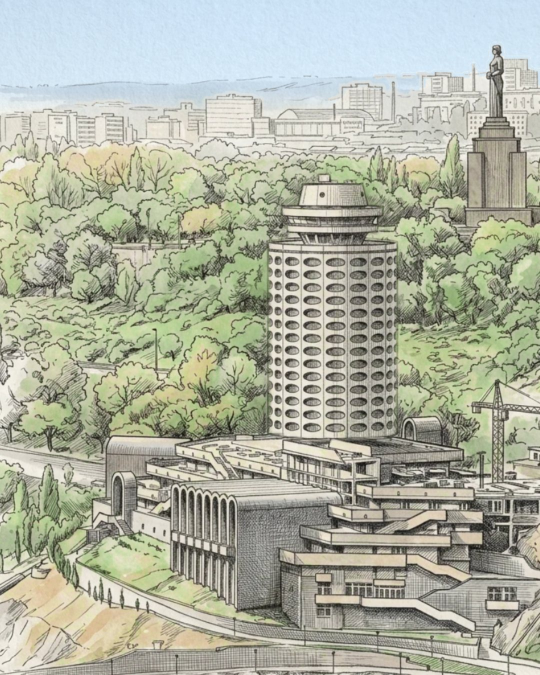
#> input picture assets/compare-kuk-drawing-1080.jpg, 1080 x 1350 px (shown at 1/2 size)
$ python align9.py ../../../assets/compare-kuk-drawing-1080.jpg ../../../assets/compare-kuk-photo-1080.jpg out.png   (older library calls are emulated)
#> lines starting #> are read from the running program, lines starting #| are printed output that depends on the picture
#!/usr/bin/env python3
"""Заход 9: Gemini в правках «ночь»/«зима» F0 сдвинул и перемасштабировал композицию (здание выше и мельче, до ~15 %) —
tools/gemini_road_mask.align ищет только ±6 % и ±30 px, ECC в snowmask22 не сходится. Здесь — широкий поиск по контурам:
для каждого масштаба 0,80–1,25 (отдельно по x и y) — сдвиг через cv2.matchTemplate (1/4 размера), потом точнее на 1/2;
картинка Gemini переводится в координаты рисунка (края — повтором крайних пикселей).
  python3 pogos-petros/build/scripts/align9.py <рисунок 768×1365> <картинка Gemini> <выход.png>"""
import sys, numpy as np, cv2
from PIL import Image
day = np.asarray(Image.open(sys.argv[1]).convert('RGB')); H, W = day.shape[:2]
#> further down, day is the input picture: shape (1350, 1080, 3); mean R, G, B 173.8, 177.1, 160.8
#> after `H, W = day.shape[:2]`: H = 1350; W = 1080
gem = np.asarray(Image.open(sys.argv[2]).convert('RGB').resize((W, H), Image.LANCZOS))
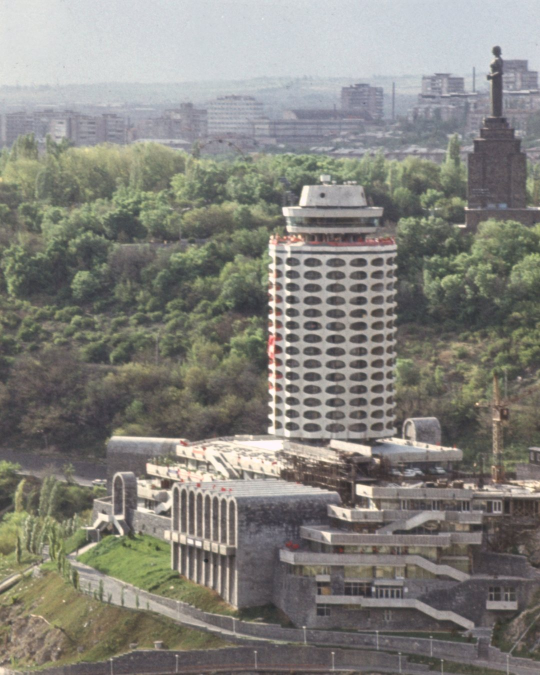
#> input picture assets/compare-kuk-photo-1080.jpg, 1080 x 1350 px (shown at 1/2 size)
#> gem is the input picture: shape (1350, 1080, 3); mean R, G, B 132.4, 131, 125
def edges(a, k):
#> called with k = 0.25
    g = cv2.resize(cv2.cvtColor(a, cv2.COLOR_RGB2GRAY).astype(np.float32), None, fx=k, fy=k, interpolation=cv2.INTER_AREA)
    g = cv2.GaussianBlur(g, (0, 0), 1.2); gx = cv2.Sobel(g, cv2.CV_32F, 1, 0); gy = cv2.Sobel(g, cv2.CV_32F, 0, 1)
    return np.sqrt(gx * gx + gy * gy)
def best_for(k, sx_list, sy_list, pad):
    ed = edges(day, k); h, w = ed.shape; eg0 = edges(gem, k); best = (-2, None)
#> after `h, w = ed.shape`: h = 338; w = 270
    big = cv2.copyMakeBorder(ed, pad, pad, pad, pad, cv2.BORDER_CONSTANT, value=0)
    for sx in sx_list:
        for sy in sy_list:
            eg = cv2.resize(eg0, (int(round(w * sx)), int(round(h * sy))))
            # центральная часть картинки Gemini (без краёв) как шаблон
            mh, mw = int(eg.shape[0] * 0.12), int(eg.shape[1] * 0.08)
            t = eg[mh:-mh, mw:-mw]
            if t.shape[0] >= big.shape[0] or t.shape[1] >= big.shape[1]: continue
            r = cv2.matchTemplate(big, t, cv2.TM_CCOEFF_NORMED); _, mv, _, ml = cv2.minMaxLoc(r)
            if mv > best[0]:
                # положение левого верхнего угла масштабированной картинки Gemini в координатах рисунка (px при k)
                best = (mv, (sx, sy, (ml[0] - pad - mw) / k, (ml[1] - pad - mh) / k))
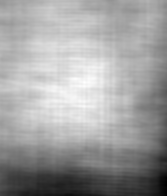
#> r: shape (196, 167) float32; min -0.0492, max 0.29, mean 0.162; drawn with min black and max white
#> after the loop, best = (0.493, (1, 1, 0, 0))
    return best
b1 = best_for(0.25, np.arange(0.80, 1.26, 0.025), np.arange(0.80, 1.26, 0.025), 90)
#> b1 = (0.493, (1, 1, 0, 0))
s0 = b1[1]
#> s0 = (1, 1, 0, 0)
b2 = best_for(0.5, np.arange(s0[0] - 0.024, s0[0] + 0.025, 0.006), np.arange(s0[1] - 0.024, s0[1] + 0.025, 0.006), 180)
#> call 2 of best_for, with k = 0.5, sx_list = array of shape (9,), sy_list = array of shape (9,), pad = 180
#> call 3 of edges, with k = 0.5
#> in edges (call 3), `g = cv2.GaussianBlur(g, (0, 0), 1.2)`:
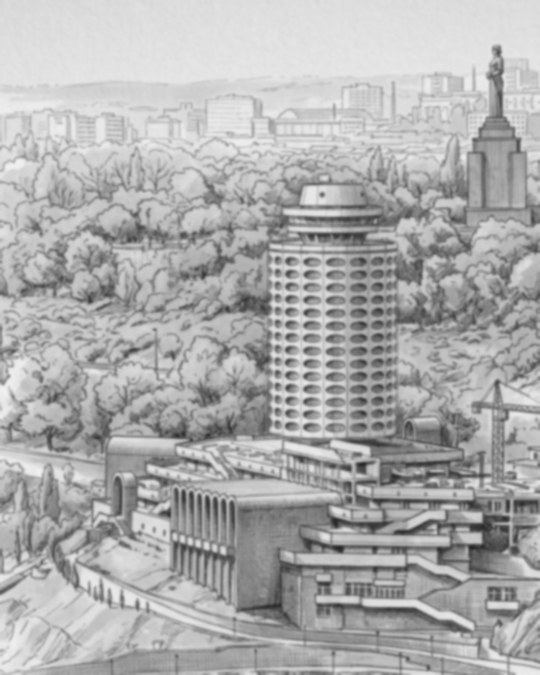
#> g: shape (675, 540) float32; min 36.18, max 241.2, mean 174.3
#> call 4 of edges, with k = 0.5
#> in edges (call 4), `gy = cv2.Sobel(g, cv2.CV_32F, 0, 1)`:
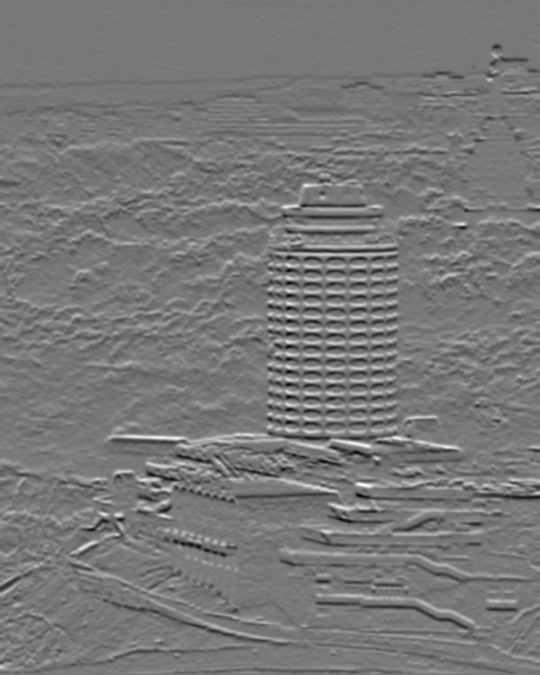
#> gy: shape (675, 540) float32; min -341.8, max 379.1, mean -1.4; drawn with min black and max white
#> in edges (call 4), `return np.sqrt(gx * gx + gy * gy)`:
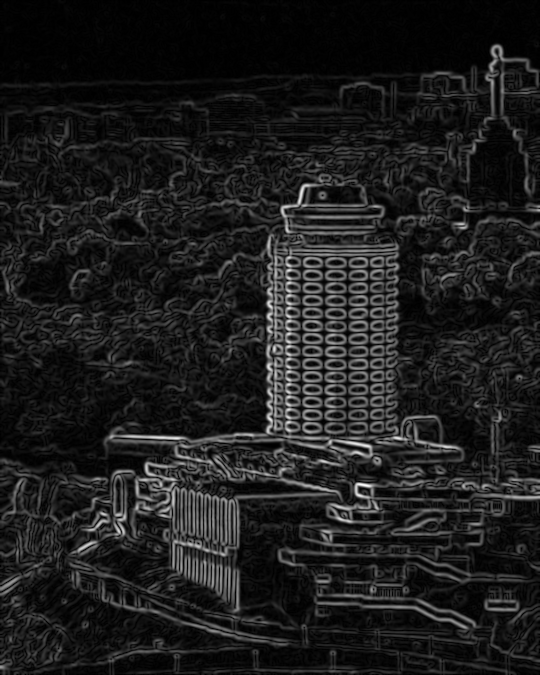
#> returned value: shape (675, 540) float32; min 0, max 386.9, mean 44.9; drawn with min black and max white
#> in best_for (call 2), `big = cv2.copyMakeBorder(ed, pad, pad, pad, pad, cv2.BORDER_CONSTANT, ..`:
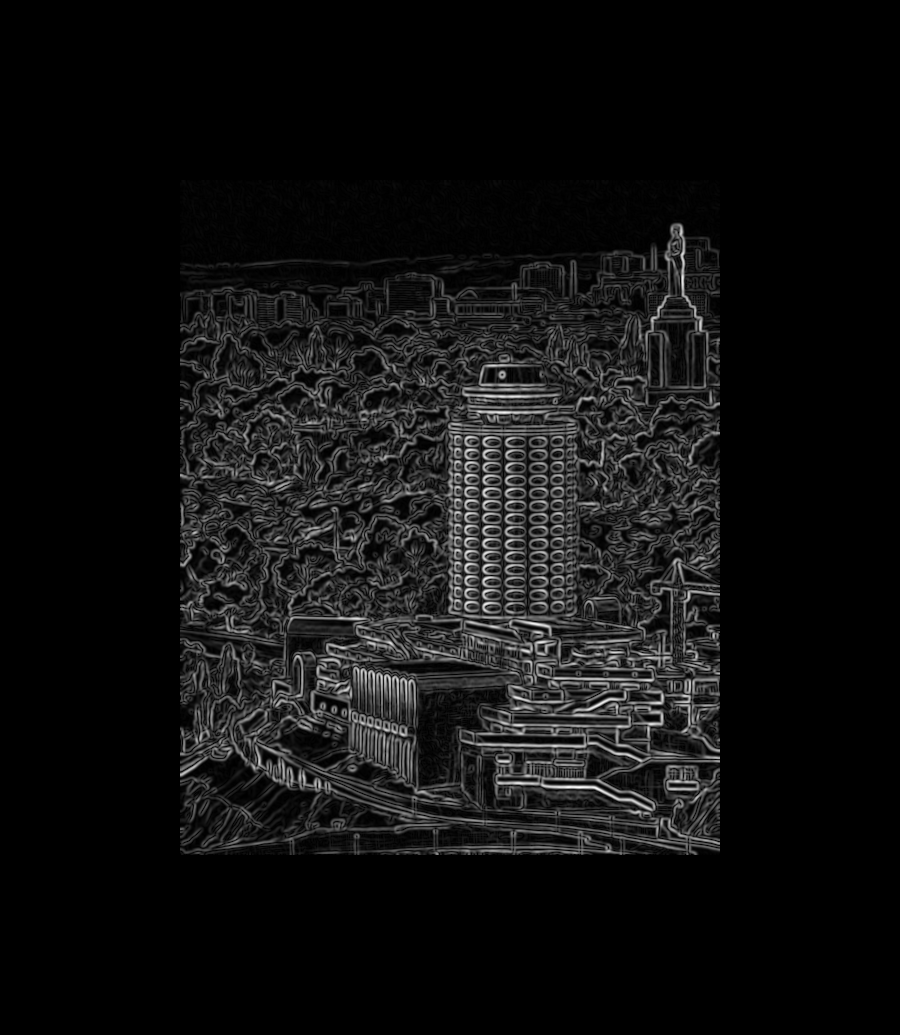
#> big: shape (1035, 900) float32; min 0, max 391.8, mean 25.7; drawn with min black and max white
#> after the loop in best_for (call 2), `for sx in sx_list:`:
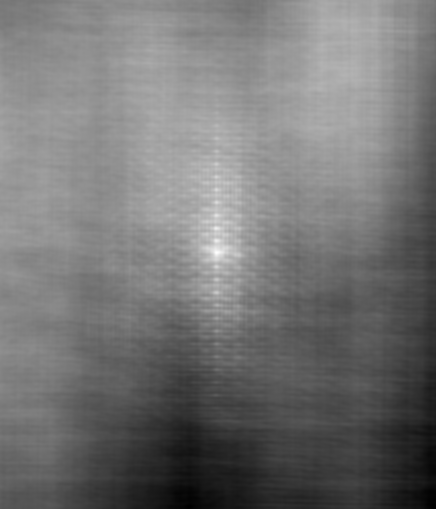
#> r: shape (509, 436) float32; min -0.107, max 0.322, mean 0.0885; drawn with min black and max white
#> after the loop in best_for (call 2), `for sx in sx_list:`: best = (0.523, (1, 1, 0, 0))
#> b2 = (0.523, (1, 1, 0, 0))
sx, sy, ox, oy = b2[1]
#> sx = 1; sy = 1; ox = 0; oy = 0
M = np.float32([[sx, 0, ox], [0, sy, oy]])
#> M = [[1, 0, 0], [0, 1, 0]]
out = cv2.warpAffine(gem, M, (W, H), flags=cv2.INTER_LINEAR, borderMode=cv2.BORDER_REPLICATE)
Image.fromarray(out).save(sys.argv[3])
print('align: coarse %.3f fine %.3f, scale %.3f/%.3f, offset %.0f,%.0f px' % (b1[0], b2[0], sx, sy, ox, oy))
#| align: coarse 0.493 fine 0.523, scale 1.000/1.000, offset 0,0 px
